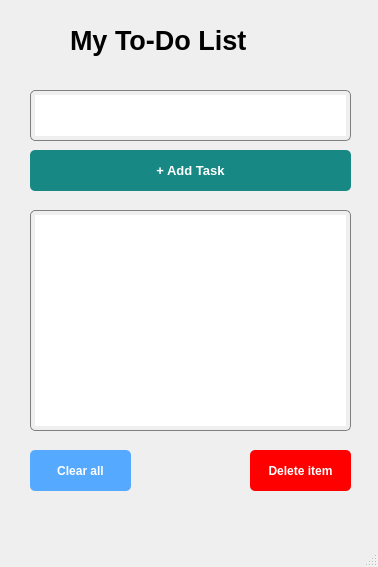
<?xml version="1.0" encoding="UTF-8"?>
<ui version="4.0">
 <class>MainWindow</class>
 <widget class="QMainWindow" name="MainWindow">
  <property name="geometry">
   <rect>
    <x>0</x>
    <y>0</y>
    <width>378</width>
    <height>567</height>
   </rect>
  </property>
  <property name="windowTitle">
   <string>To-Do-List</string>
  </property>
  <widget class="QWidget" name="centralwidget">
   <widget class="QLabel" name="label1">
    <property name="geometry">
     <rect>
      <x>70</x>
      <y>-10</y>
      <width>261</width>
      <height>101</height>
     </rect>
    </property>
    <property name="font">
     <font>
      <pointsize>20</pointsize>
      <weight>75</weight>
      <bold>true</bold>
     </font>
    </property>
    <property name="text">
     <string>My To-Do List </string>
    </property>
   </widget>
   <widget class="QTextEdit" name="textEdit_additem">
    <property name="geometry">
     <rect>
      <x>30</x>
      <y>90</y>
      <width>321</width>
      <height>51</height>
     </rect>
    </property>
    <property name="styleSheet">
     <string notr="true">QTextEdit {
    border: 1px solid gray;
    border-radius: 5px;
    padding: 4px;
}</string>
    </property>
   </widget>
   <widget class="QPushButton" name="add_task">
    <property name="geometry">
     <rect>
      <x>30</x>
      <y>150</y>
      <width>321</width>
      <height>41</height>
     </rect>
    </property>
    <property name="font">
     <font>
      <pointsize>10</pointsize>
      <weight>75</weight>
      <bold>true</bold>
     </font>
    </property>
    <property name="styleSheet">
     <string notr="true">QPushButton{
color: rgb(255, 255, 255);
background-color: #178884;
border-radius: 5px;
}
QPushButton:hover{ 
	background-color: rgb(0, 0, 0);
	color: rgb(255, 255, 255);
}</string>
    </property>
    <property name="text">
     <string>+ Add Task</string>
    </property>
   </widget>
   <widget class="QPushButton" name="clear_pushButton">
    <property name="geometry">
     <rect>
      <x>30</x>
      <y>450</y>
      <width>101</width>
      <height>41</height>
     </rect>
    </property>
    <property name="font">
     <font>
      <pointsize>9</pointsize>
      <weight>75</weight>
      <bold>true</bold>
     </font>
    </property>
    <property name="styleSheet">
     <string notr="true">QPushButton
{background-color: rgb(85, 170, 255);
color: rgb(255, 255, 255);
border-radius: 5px;

}
QPushButton:hover{ 
	background-color: rgb(0, 0, 0);
	color: rgb(255, 255, 255);
}</string>
    </property>
    <property name="text">
     <string>Clear all</string>
    </property>
   </widget>
   <widget class="QPushButton" name="delete_pushButton">
    <property name="geometry">
     <rect>
      <x>250</x>
      <y>450</y>
      <width>101</width>
      <height>41</height>
     </rect>
    </property>
    <property name="font">
     <font>
      <pointsize>9</pointsize>
      <weight>75</weight>
      <bold>true</bold>
     </font>
    </property>
    <property name="styleSheet">
     <string notr="true">QPushButton{
    background-color: rgb(255, 0, 0);
	color: rgb(255, 255, 255);
border-radius: 5px;

}
QPushButton:hover{
color: rgb(255, 255, 255);
background-color: rgb(0, 0, 0);
}
</string>
    </property>
    <property name="text">
     <string>Delete item</string>
    </property>
   </widget>
   <widget class="QListWidget" name="listWidget">
    <property name="geometry">
     <rect>
      <x>30</x>
      <y>210</y>
      <width>321</width>
      <height>221</height>
     </rect>
    </property>
    <property name="styleSheet">
     <string notr="true">QListWidget {
    border: 1px solid gray;
    border-radius: 5px;
    padding: 4px;
}</string>
    </property>
   </widget>
  </widget>
  <widget class="QMenuBar" name="menubar">
   <property name="geometry">
    <rect>
     <x>0</x>
     <y>0</y>
     <width>378</width>
     <height>26</height>
    </rect>
   </property>
  </widget>
  <widget class="QStatusBar" name="statusbar"/>
 </widget>
 <resources/>
 <connections/>
</ui>
